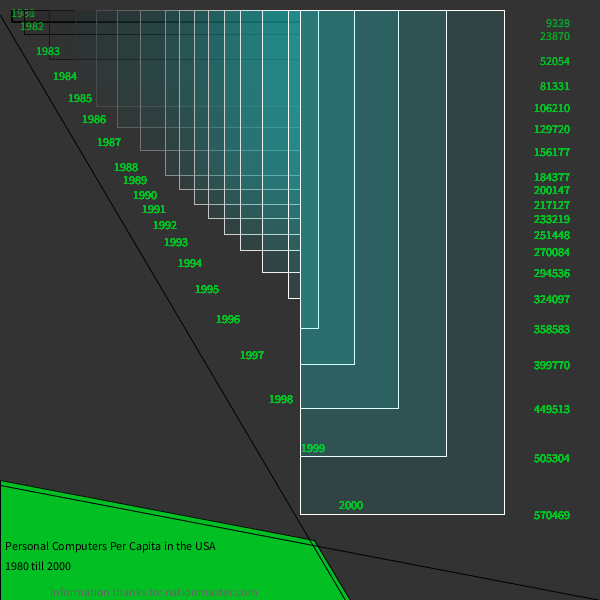
Frame 1 (no input)
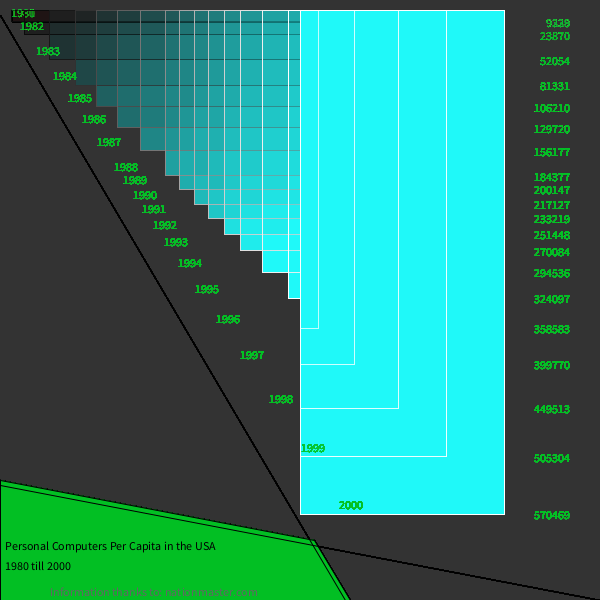
Frame 60 (the mouse pressed at the canvas centre just before this capture)
Frame 120 (the mouse held since frame 60 and released just before this capture): identical to frame 60, image omitted

The Processing sketch that drew these frames (run headless with seeded random() and noise(); from frame 60 on, the mouse is pressed at the canvas centre):

// Processing sketch: processing_42384
// ── processing_42384.pde

//DATA Visualization Homework
//http://www.nationmaster.com/red/time.php?stat=med_per_com_percap&country=us&b_printable=1
//Personal Computers per capita - USA - 1980 til 2000
int data [] ={9329, 9238, 23870, 52054, 81331, 106210, 129720, 156177, 184377, 200147, 217127, 233219, 251448, 270084, 294536, 324097, 358583, 399770, 449513, 505304, 570469}; //data goes here
int datay [] ={1980, 1981, 1982, 1983, 1984, 1985, 1986, 1987, 1988, 1989, 1990, 1991, 1992, 1993, 1994, 1995, 1996, 1997, 1998, 1999, 2000};
void setup(){
  size(600,600);
  background(51);
  smooth();
}

void draw(){

   
      for(int i = 0; i < data.length; i++){
    float ellSize = map(data[i],7000, 600000, 10, 530);
    //float ellSize = map(datay[i],1978, 2002, 20, 500);
    rectMode(RIGHT);
   fill(26,ellSize,ellSize, 20);
    rect(300, ellSize+10,ellSize,10);
  stroke(ellSize);
      
      for(int u = 0; u < data.length; u++){
        fill(2,191,35, ellSize);
        textAlign(RIGHT);
    text(data[i],570,(ellSize+15));
    textAlign(LEFT);
    text(datay[i],((ellSize+5)/1.5),ellSize+5);
  }}
  stroke(0);
  quad(0, 600,
        0, 480, 
        314, 540,  
        350, 600);
  line(0, 15,345, 600);
  line(0, 485,600, 600);
  fill(0);
  text("Personal Computers Per Capita in the USA", 5, 550);
  text("1980 till 2000", 5, 570);
 
  fill(100);
   text("Information thanks to: nationmaster.com", 50, 596);
}
  //println( data.length);
